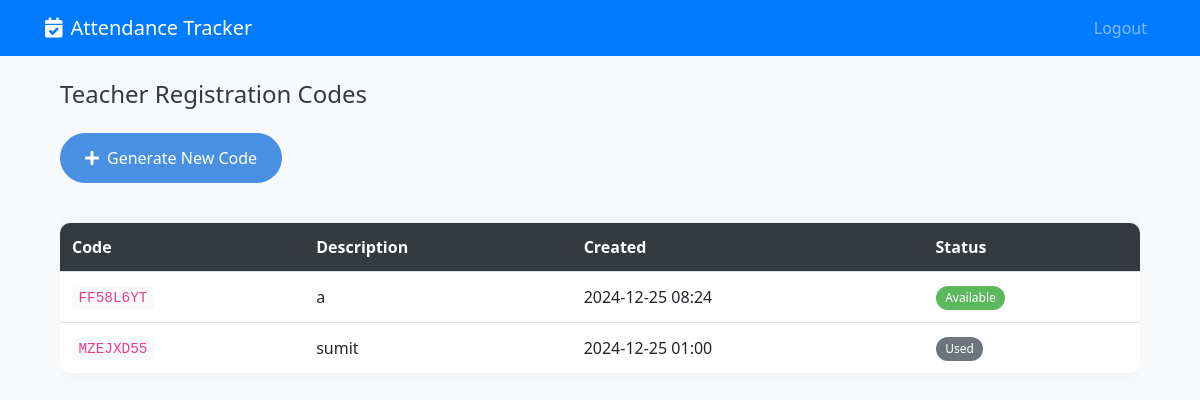
/admin/view_teacher_codes (signed in), run on the app's committed database.
### app.py (models this page shows)
class TeacherCode(db.Model):
    id = db.Column(db.Integer, primary_key=True)
    code = db.Column(db.String(8), unique=True, nullable=False)
    description = db.Column(db.String(200))
    created_at = db.Column(db.DateTime, default=datetime.utcnow)
    used = db.Column(db.Boolean, default=False)

### app.py (the view)
@app.route('/admin/view_teacher_codes')
@login_required
def view_teacher_codes():
    if current_user.role != 'admin':
        flash('Access denied.', 'danger')
        return redirect(url_for('index'))
    codes = TeacherCode.query.order_by(TeacherCode.created_at.desc()).all()
    return render_template('view_teacher_codes.html', codes=codes)

### app.py (called while the page is built)
@login_manager.user_loader
def load_user(user_id):
    try:
        return User.query.get(int(user_id))
    except ValueError:
        if user_id == 'admin':
            admin_user = User.query.filter_by(email='admin').first()
            if admin_user:
                return admin_user
    return None

def is_mobile():
    user_agent = request.headers.get('User-Agent', '').lower()
    mobile_patterns = [
        'mobile', 'android', 'iphone', 'ipad', 'ipod',
        'blackberry', 'windows phone'
    ]
    return any(pattern in user_agent for pattern in mobile_patterns)

@app.context_processor
def utility_processor():
    return {
        'is_mobile': is_mobile()
    }

### templates/view_teacher_codes.html
{% extends "base.html" %}
{% block content %}
<div class="container">
    <h2 class="mb-4">Teacher Registration Codes</h2>
    <div class="row mb-3">
        <div class="col">
            <a href="{{ url_for('generate_teacher_code') }}" class="btn btn-primary">
                <i class="fas fa-plus mr-2"></i>Generate New Code
            </a>
        </div>
    </div>
    <div class="table-responsive">
        <table class="table table-hover">
            <thead class="thead-dark">
                <tr>
                    <th>Code</th>
                    <th>Description</th>
                    <th>Created</th>
                    <th>Status</th>
                </tr>
            </thead>
            <tbody>
                {% for code in codes %}
                <tr>
                    <td><code>{{ code.code }}</code></td>
                    <td>{{ code.description }}</td>
                    <td>{{ code.created_at.strftime('%Y-%m-%d %H:%M') }}</td>
                    <td>
                        {% if code.used %}
                        <span class="badge badge-secondary">Used</span>
                        {% else %}
                        <span class="badge badge-success">Available</span>
                        {% endif %}
                    </td>
                </tr>
                {% endfor %}
            </tbody>
        </table>
    </div>
</div>
{% endblock %}

### static/css/styles.css (style rules this page uses)
:root { --primary-color: #4a90e2; --secondary-color: #5cb85c; --danger-color: #d9534f; --background-color: #f8f9fa; --text-color: #2c3e50; }
body { background-color: var(--background-color); color: var(--text-color); font-family: 'Segoe UI', Tahoma, Geneva, Verdana, sans-serif; }
h2 { margin-bottom: 20px; color: #343a40; font-size: 1.5rem; }
.btn-primary { background-color: var(--primary-color); border-color: var(--primary-color); padding: 12px 24px; border-radius: 25px; transition: all 0.3s ease; }
.table { margin-top: 20px; background-color: #ffffff; border-radius: 10px; overflow: hidden; box-shadow: 0 0 20px rgba(0,0,0,0.05); }
.table thead th { background-color: var(--primary-color); color: white; border: none; }
.table-responsive { margin-top: 20px; }
.table th, .table td { white-space: nowrap; overflow: hidden; text-overflow: ellipsis; }
.table code { background-color: #f8f9fa; padding: 0.2rem 0.4rem; border-radius: 4px; font-size: 0.9rem; }
.badge { padding: 0.5em 0.8em; font-weight: 500; border-radius: 30px; }
.badge-success { background-color: var(--secondary-color); }
.badge-secondary { background-color: #6c757d; }
.table td { vertical-align: middle; }

### data on the page
TeacherCode: code "FF58L6YT", description "a", created_at "2024-12-25 08:24", used "Available"
TeacherCode: code "MZEJXD55", description "sumit", created_at "2024-12-25 01:00", used "Used"
